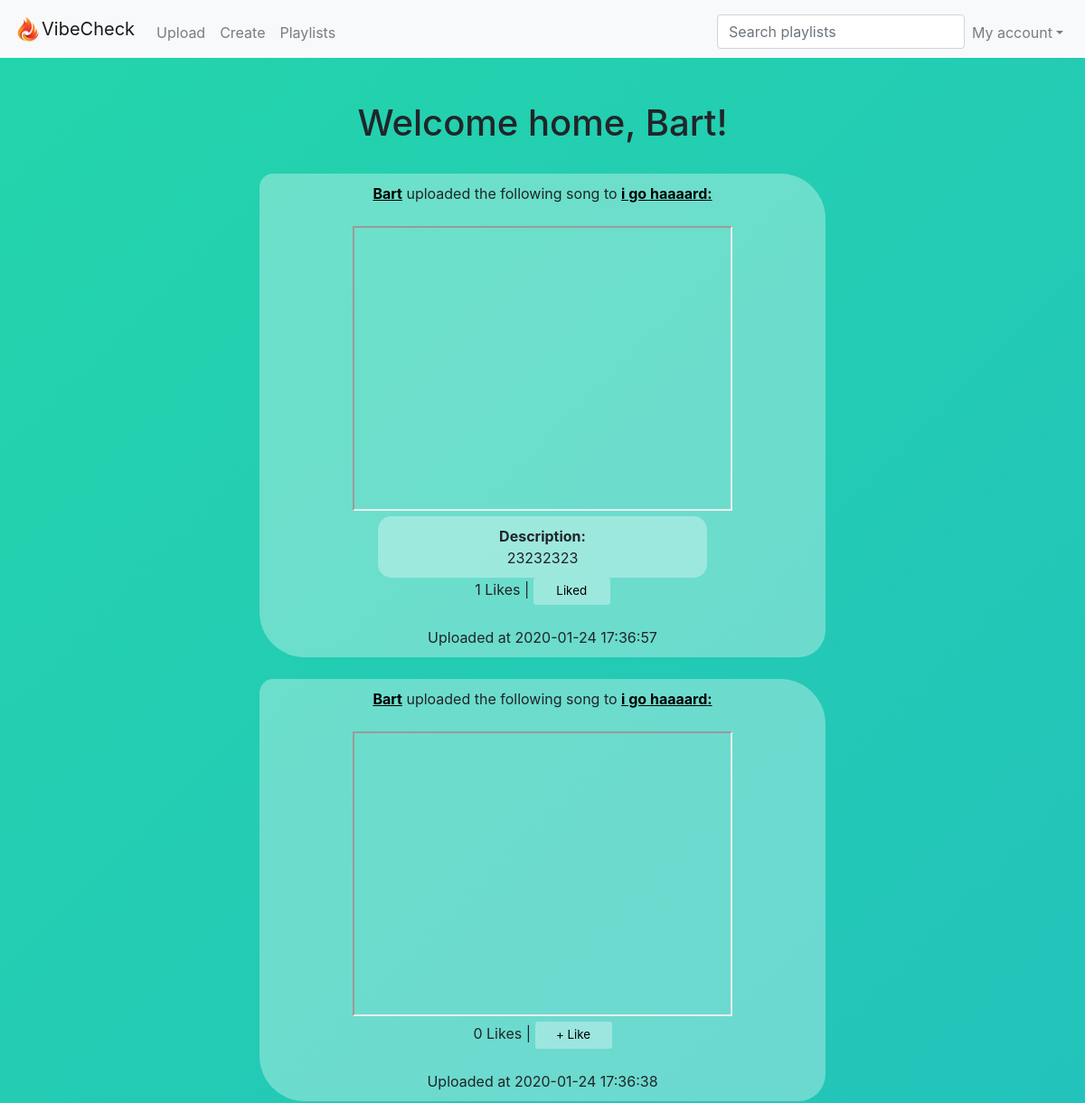
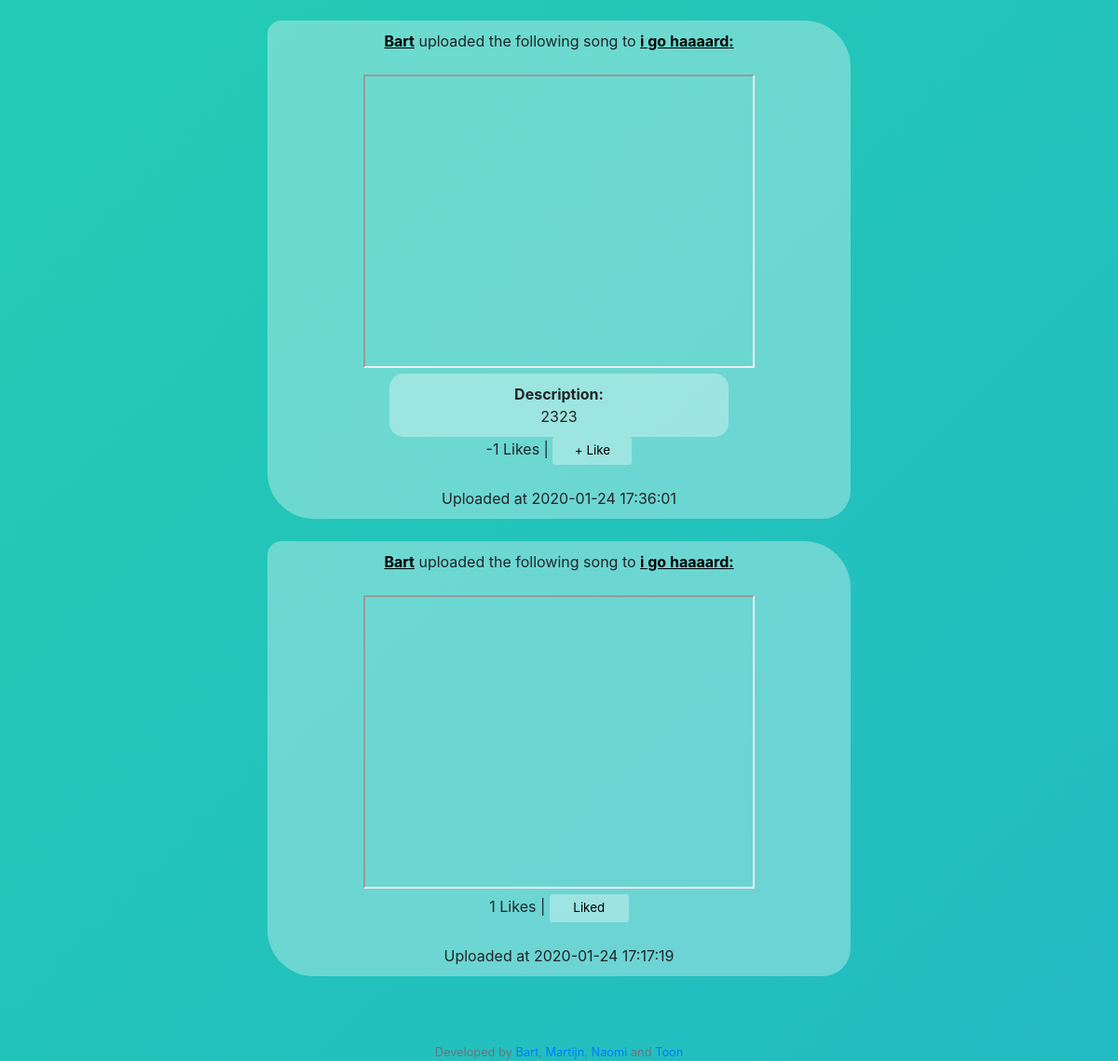
Page /timeline (signed in) on the committed database (2 pictures, top to bottom).
### tables this page shows
CREATE TABLE 'users' ('user_id' integer PRIMARY KEY NOT NULL, 'username' text, 'hash' text);

CREATE TABLE 'tracks' ('playlist_id' integer, 'link' text, 'added_by' text, 'time' timestamp DEFAULT CURRENT_TIMESTAMP,'link_desc' text, 'track_id'  INTEGER PRIMARY KEY NOT NULL  , 'likes' INTEGER DEFAULT 0);

CREATE TABLE 'playlists' ('playlist_id' integer PRIMARY KEY NOT NULL, 'playlist_name' text, 'description' text, 'creator_id' integer);

### application.py (the view)
@app.route("/timeline")
@login_required
def timeline():
    playlists_ids = db.execute("SELECT playlist_id FROM playlist_users WHERE user_id= :user_id", user_id=session["user_id"])
    name = db.execute("SELECT username FROM users WHERE user_id = :user_id", user_id=session["user_id"])
    playlists, data = [], []
    for playlist in playlists_ids:
        playlists.append(playlist["playlist_id"])
        print(playlists)
    for playlist_id in playlists:
        rows = db.execute("SELECT playlist_id, added_by, link, time, link_desc, likes, track_id FROM tracks WHERE playlist_id= :playlist_id", playlist_id=playlist_id)
        for link in rows:
            data1 = []
            data1.append(db.execute("SELECT username FROM users WHERE user_id = :user_id", user_id=link["added_by"]))
            youtube = link["link"]
            data1.append(youtube_api(youtube))
            data1.append(link["time"])
            data1.append(db.execute("SELECT playlist_name FROM playlists WHERE playlist_id = :playlist_id", playlist_id=link["playlist_id"]))
            data1.append(link["link_desc"])
            data1.append(db.execute("SELECT playlist_id FROM playlists WHERE playlist_id = :playlist_id", playlist_id=link["playlist_id"]))
            data1.append(link["likes"])
            data1.append(link["track_id"])
            if check_liked(session["user_id"], link["track_id"]):
                data1.append("liked")
            else:
                data1.append("unliked")
            data.append(data1)
    data.sort(key=lambda x: x[2], reverse=True)
    return render_template("timeline.html", data=data, name=name)

### application.py (called while the page is built)
@app.after_request
def after_request(response):
    response.headers["Cache-Control"] = "no-cache, no-store, must-revalidate"
    response.headers["Expires"] = 0
    response.headers["Pragma"] = "no-cache"
    return response

### helpers.py (called while the page is built)
def youtube_api(link):
    if "=" in link:
        link = link.split("=")
        link = link[1].split("&")
        for item in link:
            return item
    else:
        link = link.split("e/")
        link = link[1].split("?")
        for item in link:
            return item

def login_required(f):
    @wraps(f)
    def decorated_function(*args, **kwargs):
        if session.get("user_id") is None:
            return redirect("/login")
        return f(*args, **kwargs)
    return decorated_function

def check_liked(user_id, track_id):
    check_liked = db.execute("SELECT user_id FROM users_likedtracks WHERE track_id = :track_id", track_id=track_id)
    for i in check_liked:
        if i["user_id"] == user_id:
            return True

### templates/timeline.html (shortened to what this page needs)
{% extends "layout.html" %}
{% block main %}
        <h1 align = "center">Welcome home, {{ name[0]["username"]}}!</h1>
        <br>
        {% for link in data %}
        <div class= "song">
            <div align="center" color=white>
                <strong><a class="link" href="/profile?username={{link[0][0]['username']}}">{{link[0][0]["username"]}}</strong></a> uploaded the following song to <a class = "link "href=/playlist_profile?id={{ link[5][0]["playlist_id"]}}><strong>{{ link[3][0]["playlist_name"] }}:</a></strong>
            </div>
            <br>
            <div align="center">
                <iframe width="420" height="315"
                    src="https://www.youtube.com/embed/{{link[1]}}">
                </iframe>
            {% if link[4] %}
                <div class = "comment">
                    <strong>Description:</strong>
                    <br>
                    {{ link[4] }}
                </div>
            {% endif %}
            {% if link[8] != "liked" %}
                <div>
                    {{link[6]}} Likes |
                    <a href="/upvote?track_id={{link[7]}}"><button id="like-button" type="button">+ Like</button></a>
                </div>
            {% else %}
                <div>
                {{link[6]}} Likes |
                <a href="/upvote?track_id={{link[7]}}"><button id="unlike-button" type="button">Liked</button></a>
                </div>
            {% endif %}
                <br>
            </div>
            Uploaded at {{link[2]}}
            </div>
        <br>
        {% endfor %}
{% endblock %}

### templates/layout.html (shortened to what this page needs)
<!DOCTYPE html>
<html lang="en">
    <head>
        <link href="https://stackpath.bootstrapcdn.com/bootstrap/4.3.1/css/bootstrap.min.css" rel="stylesheet">
        <link href="/static/styles.css" rel="stylesheet">
    </head>
    <body>
        <nav class="navbar sticky-top navbar-expand-lg navbar-light bg-light">
            <img src="/static/logo.png" width="30" height="30" alt="">
            <a class="navbar-brand" href="/timeline">VibeCheck</a>
            <div class="collapse navbar-collapse" id="navbar">
                {% if session.user_id %}
                <div class="collapse navbar-collapse">
                <ul class="navbar-nav mr-auto mt-2">
                    <li class="nav-item"><a class="nav-link" href="/upload">Upload</a></li>
                    <li class="nav-item"><a class="nav-link" href="/create">Create</a></li>
                    <li class="nav-item"><a class="nav-link" href="/playlists">Playlists</a></li>
                </ul>
                </div>
                <ul class="navbar-nav ml-auto mt-2">
                    <input class="form-control ml-auto-2" type="search" placeholder="Search playlists" aria-label="Search">
                    <a href="#menu2" class="nav-link dropdown-toggle" data-toggle="dropdown" id="navbarDropdownMenuLink" aria-expanded="false" aria-haspopup="true">My account</a>
                {% else %}
                <ul class="navbar-nav ml-auto mt-2">
                    <li class="nav-item"><a class="nav-link" href="/register">Register</a></li>
                    <li class="nav-item"><a class="nav-link" href="/login">Log In</a></li>
                </ul>
                {% endif %}
            </div>
        </nav>
        <main class="container p-5">
            {% block main %}{% endblock %}
        </main>
        <footer class="small text-center text-muted">
        Developed by <a href="https://www.instagram.com/uhhbart">Bart</a>, <a href="https://instagram.com/martijnschuurhuiss">Martijn</a>,
                     <a href="https://instagram.com/naomi.roodx">Naomi</a> and <a href="https://instagram.com/tun62">Toon</a>
        </footer>
    </body>
</html>

### static/styles.css (style rules this page uses)
body { background: linear-gradient(-45deg, #ee7752, #e73c7e, #23a6d5, #23d5ab); background-size: 800% 400%; animation: gradient 15s ease infinite; }
.comment { margin: 0 auto; width:60%; right: 20px; text-align: center; background-color: rgba(255, 255, 255, 0.33); padding: 10px; border-radius: 15px 15px; }
.song { margin: 0 auto; width:60%; text-align: center; background-color: rgba(255, 255, 255, 0.33); padding: 10px; border-radius: 15px 50px 30px; }
.link { text-decoration: underline; color: black; }
#like-button { color: #000000; font-size: 10pt; background-color: rgba(255, 255, 255, 0.33); border: 1px; border-radius: 3px; width: 85px; height: 30px; top: 50px; left: 50px; cursor: hand; }
#unlike-button { color: #000000; font-size: 10pt; background-color: rgba(255, 255, 255, 0.33); border: 1px; border-radius: 3px; width: 85px; height: 30px; top: 50px; left: 50px; cursor: hand; }

### rows in the picture
users: username "Bart"
tracks: username "Bart", playlist_name "i go haaaard", link_desc "23232323", link "1", time "2020-01-24 17:36:57"
tracks: username "Bart", playlist_name "i go haaaard", likes "0", time "2020-01-24 17:36:38"
tracks: username "Bart", playlist_name "i go haaaard", link_desc "2323", likes "-1", time "2020-01-24 17:36:01"
tracks: username "Bart", playlist_name "i go haaaard", link "1", time "2020-01-24 17:17:19"
